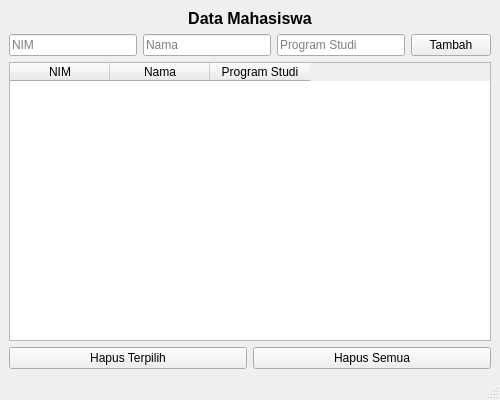
<?xml version="1.0" encoding="UTF-8"?>
<ui version="4.0">
 <class>MainWindow</class>
 <widget class="QMainWindow" name="MainWindow">
  <property name="geometry">
   <rect>
    <x>0</x>
    <y>0</y>
    <width>500</width>
    <height>400</height>
   </rect>
  </property>
  <property name="windowTitle">
   <string>Data Mahasiswa</string>
  </property>
  <widget class="QWidget" name="centralwidget">
   <layout class="QVBoxLayout" name="verticalLayout">
    <item>
     <widget class="QLabel" name="labelTitle">
      <property name="font">
       <font>
        <pointsize>12</pointsize>
        <weight>75</weight>
        <bold>true</bold>
       </font>
      </property>
      <property name="text">
       <string>Data Mahasiswa</string>
      </property>
      <property name="alignment">
       <set>Qt::AlignCenter</set>
      </property>
     </widget>
    </item>
    <item>
     <layout class="QHBoxLayout" name="horizontalLayout">
      <item>
       <widget class="QLineEdit" name="inputNim">
        <property name="placeholderText">
         <string>NIM</string>
        </property>
       </widget>
      </item>
      <item>
       <widget class="QLineEdit" name="inputNama">
        <property name="placeholderText">
         <string>Nama</string>
        </property>
       </widget>
      </item>
      <item>
       <widget class="QLineEdit" name="inputProdi">
        <property name="placeholderText">
         <string>Program Studi</string>
        </property>
       </widget>
      </item>
      <item>
       <widget class="QPushButton" name="btnAdd">
        <property name="text">
         <string>Tambah</string>
        </property>
       </widget>
      </item>
     </layout>
    </item>
    <item>
     <widget class="QTableWidget" name="tableMahasiswa">
      <property name="columnCount">
       <number>3</number>
      </property>
      <column>
       <property name="text">
        <string>NIM</string>
       </property>
      </column>
      <column>
       <property name="text">
        <string>Nama</string>
       </property>
      </column>
      <column>
       <property name="text">
        <string>Program Studi</string>
       </property>
      </column>
     </widget>
    </item>
    <item>
     <layout class="QHBoxLayout" name="horizontalLayout_2">
      <item>
       <widget class="QPushButton" name="btnDelete">
        <property name="text">
         <string>Hapus Terpilih</string>
        </property>
       </widget>
      </item>
      <item>
       <widget class="QPushButton" name="btnClear">
        <property name="text">
         <string>Hapus Semua</string>
        </property>
       </widget>
      </item>
     </layout>
    </item>
   </layout>
  </widget>
  <widget class="QMenuBar" name="menubar">
   <property name="geometry">
    <rect>
     <x>0</x>
     <y>0</y>
     <width>500</width>
     <height>21</height>
    </rect>
   </property>
  </widget>
  <widget class="QStatusBar" name="statusbar"/>
 </widget>
 <resources/>
 <connections/>
</ui>
